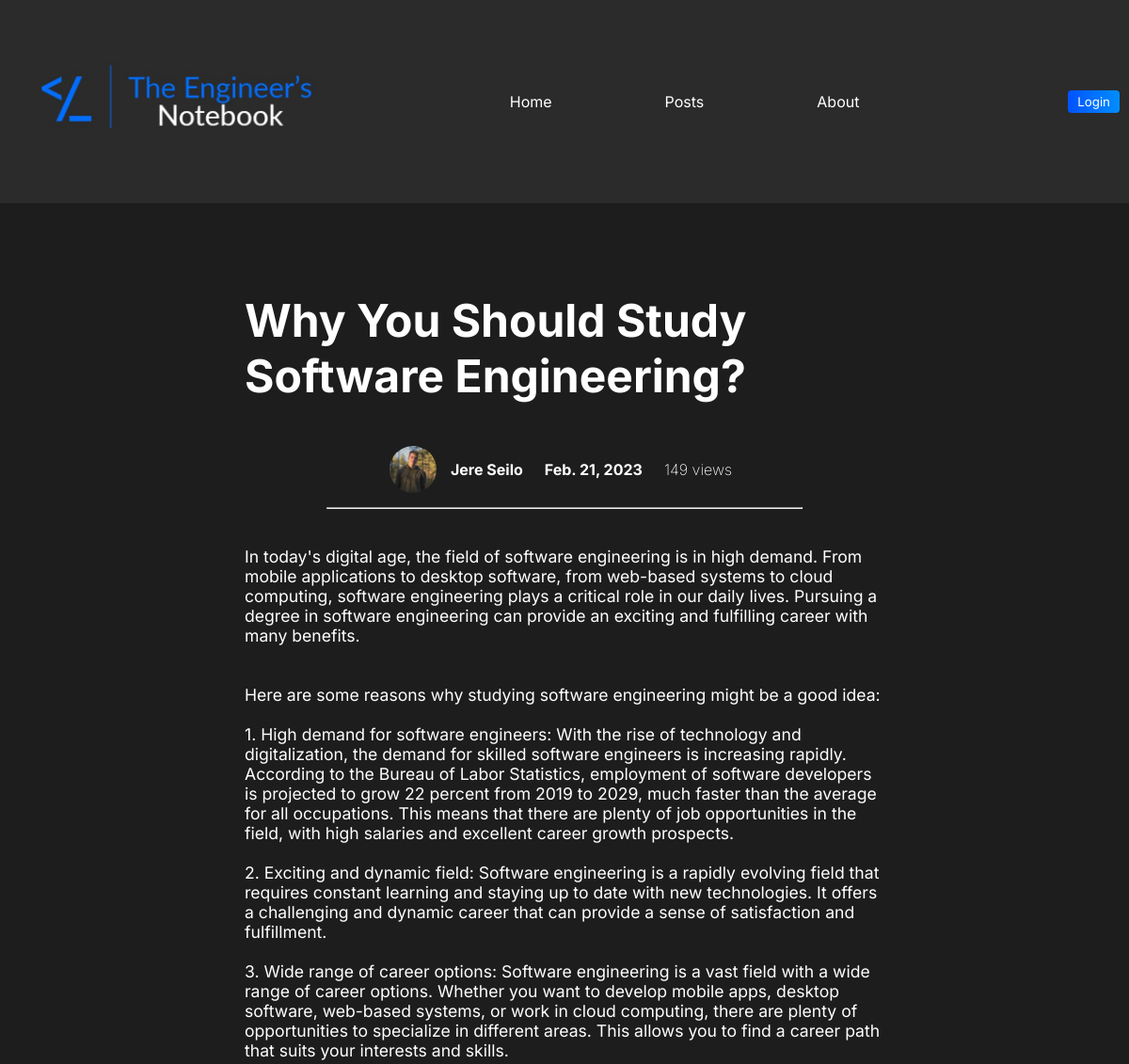
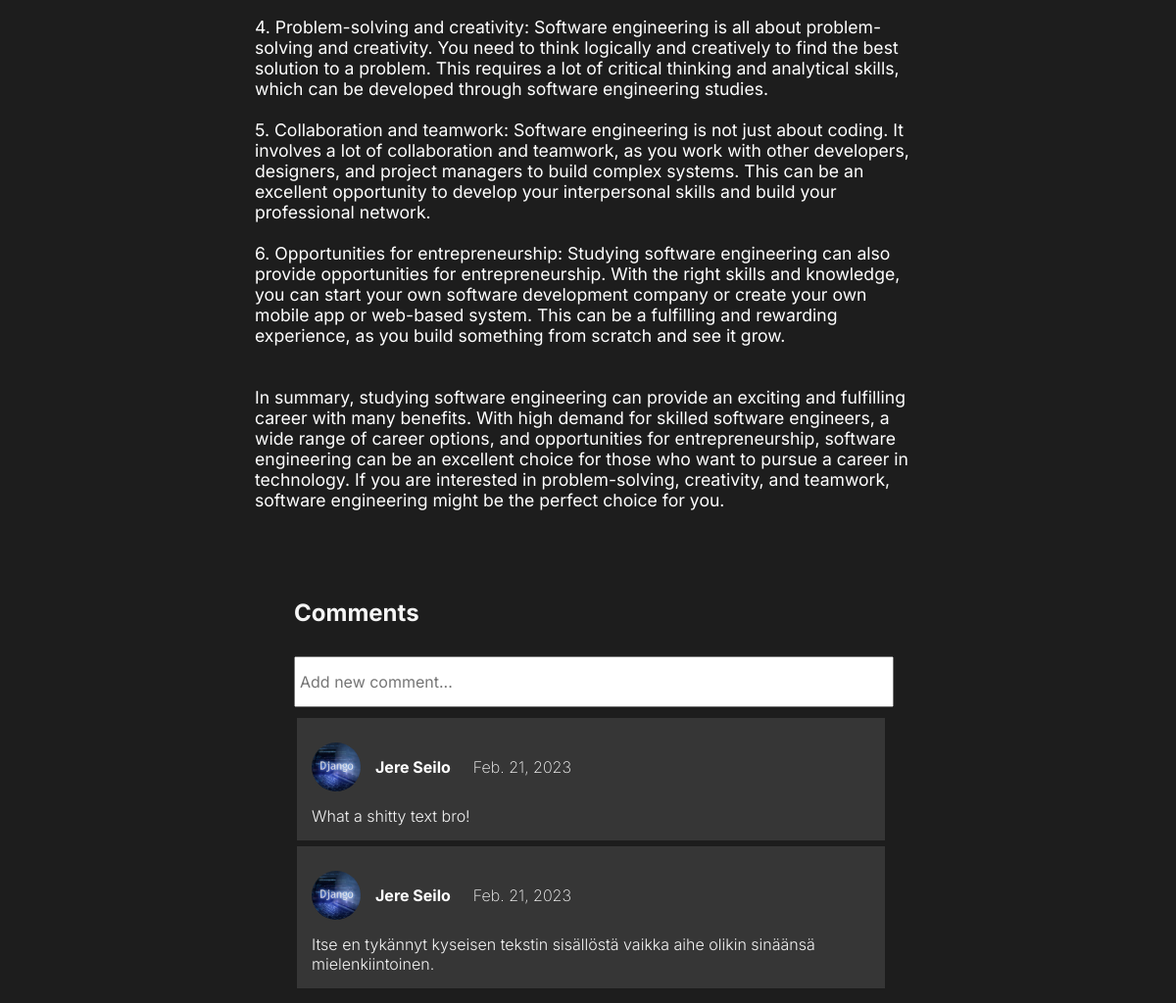
/posts/why-you-should-study-software-engineering, run on the app's committed database (2 pictures, top to bottom).
### blogapp/models.py (models this page shows, shortened)
class Post(models.Model):
    author = models.ForeignKey("Author", on_delete=models.CASCADE)
    title = models.CharField(max_length=80)
    intro = models.CharField(max_length=100)
    image = models.ImageField(upload_to="images")
    text = models.TextField()
    date = models.DateField(default=date.today())
    views = models.IntegerField(default=0)
    slug = models.SlugField(unique=True)
    def save(self, *args, **kwargs):
        self.slug = slugify(self.title)
        super(Post, self).save(*args, **kwargs)

class Author(models.Model):
    firstname = models.CharField(max_length=50)
    lastname = models.CharField(max_length=50)
    profilepic = models.ImageField(upload_to="images")
    def __str__(self):
        return (f"{self.firstname}  {self.lastname}")

### blogapp/views.py (the view, shortened to what this page needs)
# urls.py: path("posts/<slug:slug>", views.PostDetailView.as_view(), name="postdetail")
class PostDetailView(View):
    def get(self, request, slug):
        post = Post.objects.get(slug=slug)
        post.views += 1
        post.save()
        form = CommentForm()
        return render(request, "blogapp/postdetail.html", {"post":post, "form":form})

### blogapp/forms.py
class CommentForm(forms.Form):
    comment = forms.CharField(label="Comment", max_length=500, widget=forms.TextInput(attrs={'class':'commentbox', "placeholder":"Add new comment..."}))

### blogapp/templates/blogapp/postdetail.html (shortened to what this page needs)
{% extends 'base.html' %}
{% load static %}
{% block css_url%}{% static 'blogapp/postdetail.css' %}{% endblock css_url%}
{% block nav_css %}{% static 'nav.css' %}{% endblock nav_css %}
{% block content %}
{% include "nav.html" %}
<div class="main">
    <div class="textbox">
        <h2>{{post.title}}</h2>
        <div class="written">
            <img id="pp" src={{post.author.profilepic.url}}>
            <p>{{post.author}}</p>
            <p>{{post.date}}</p>
            <p id="views">{{post.views}} views</p>
       </div>
        <hr>
        <p id="text">{{post.text |linebreaksbr}}</p>
        <section>
            <div class="comments">
                <h1>Comments</h1>
                <div class="new_comment">
                    <form method="POST">
                        {{form.comment}}
                    </form>
                </div>
                <div class="comment">
                    <div class="written" id="comment_writer">
                        <img id="pp" src={% static 'blogapp/django.jpg' %}>
                        <p>{{post.author}}</p>
                        <p  id="pvm">{{post.date}}</p>
                    </div>
                <p class="comment_text">What a shitty text bro!</p>
                </div>
                <div class="comment">
                    <div class="written" id="comment_writer">
                        <img id="pp" src={% static 'blogapp/django.jpg' %}>
                        <p>{{post.author}}</p>
                        <p id="pvm">{{post.date}}</p>
                    </div>
                <p class="comment_text">Itse en tykännyt kyseisen tekstin sisällöstä vaikka aihe olikin sinäänsä mielenkiintoinen.</p>
                </div>
            </div>
        </section>
    </div>
</div>
{% endblock content %}

### blogapp/static/blogapp/postdetail.css (style rules this page uses)
* { margin: 0; padding: 0; }
.main { height: 90vh; width: 100vw; background-color: #1d1d1d; display: flex; justify-content: center; overflow:auto !important; }
.textbox { margin-top: 70px; height: 700px; width: 60vw; display: flex; flex-direction: column; align-items: center; }
.written { color: #fff; display: flex; justify-content: center; top: 0px; margin-top: 25px; margin-bottom: 5px; align-items: center; }
.written p { font-family: 'Inter', sans-serif; font-weight: 700; padding-left: 15px; padding-right: 8px; }
#pp { height: 50px; width: 50px; border-radius: 50%; }
.textbox h2 { color: #fff; margin-top:25px; font-family: 'Inter', sans-serif; font-size: 3rem; padding-left: 20px; margin-bottom: 20px; }
#text { margin: 20px; margin-top: 40px; color: #fff; font-family: 'Inter', sans-serif; font-size: 1.1rem; padding-bottom: 40px; }
hr { margin-top: 10px; width: 70%; color: #1d1d1d; }
#views { font-weight: 200; }
.comments { padding-top: 30px; padding-bottom: 25px; font-family: 'Inter', sans-serif; width: 50vw; font-weight: 300; color: whitesmoke; display: flex; flex-direction: column; align-items: start; }
.comments h1 { margin-bottom: 30px; }
#comment_writer { justify-content: start !important; margin-left: 15px; }
.comment { background-color: rgb(54, 54, 54); width: 100%; margin: 3px; }
.comment_text { margin: 15px; }
#pvm { font-weight: 200; }
.new_comment { height: 60px; width: 100%; }
.commentbox { height: 40px; width: 100%; font-family: 'Inter', sans-serif; font-size: 1rem; padding: 4px; }

### data on the page
Post: title "Why You Should Study Software Engineering?", author.profilepic (picture), author "Jere Seilo", date "Feb. 21, 2023", views "149", text "In today's digital age, the field of software engineering is in high demand. From mobile applications to desktop software, from web-based systems to cloud computing, software engineering plays a critical role in our daily lives. Pursuing a degree in software engineering can provide an exciting and fulfilling career with many benefits. Here are some reasons why studying software engineering might be a good idea: 1. High demand for software engineers: With the rise of technology and digitalization, the demand for skilled software engineers is increasing rapidly. According to the Bureau of Labor Statistics, employment of software developers is projected to grow 22 percent from 2019 to 2029,…"
